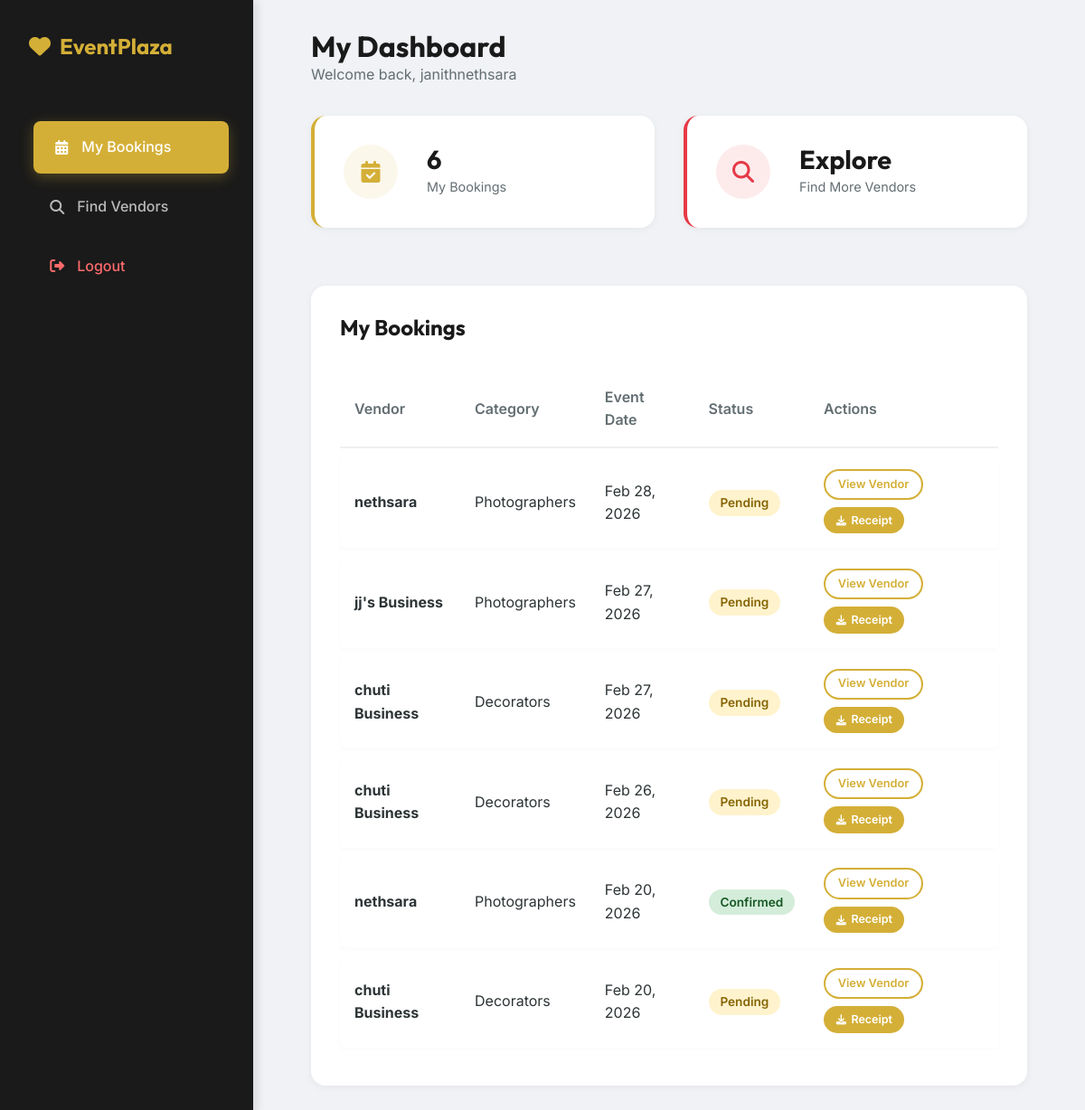
The page /user/dashboard.php (signed in) on the database its author committed.
### tables this page shows
CREATE TABLE `bookings` (
  `id` int(11) NOT NULL,
  `customer_id` int(11) NOT NULL,
  `vendor_id` int(11) NOT NULL,
  `event_date` date NOT NULL,
  `event_details` text DEFAULT NULL,
  `status` enum('pending','confirmed','completed','cancelled') DEFAULT 'pending',
  `total_price` decimal(10,2) DEFAULT NULL,
  `created_at` timestamp NOT NULL DEFAULT current_timestamp()
);

CREATE TABLE `vendors` (
  `id` int(11) NOT NULL,
  `user_id` int(11) NOT NULL,
  `category_id` int(11) NOT NULL,
  `business_name` varchar(100) NOT NULL,
  `description` text DEFAULT NULL,
  `price_range` varchar(50) DEFAULT NULL,
  `location` varchar(100) DEFAULT NULL,
  `profile_image` varchar(255) DEFAULT NULL,
  `is_verified` tinyint(1) DEFAULT 0,
  `availability_calendar` text DEFAULT NULL,
  `created_at` timestamp NOT NULL DEFAULT current_timestamp(),
  `phone` varchar(30) DEFAULT NULL,
  `website` varchar(255) DEFAULT NULL,
  `facebook` varchar(255) DEFAULT NULL,
  `instagram` varchar(255) DEFAULT NULL,
  `whatsapp` varchar(30) DEFAULT NULL,
  `years_exp` int(11) DEFAULT NULL,
  `events_done` int(11) DEFAULT NULL
);

CREATE TABLE `categories` (
  `id` int(11) NOT NULL,
  `name` varchar(100) NOT NULL,
  `image` varchar(255) DEFAULT NULL,
  `description` text DEFAULT NULL
);

### user/dashboard.php (the view, shortened to what this page needs)
<?php
include '../includes/db.php';
$user_id = $_SESSION['user_id'];
$stmt = $pdo->prepare("
    SELECT b.*, v.business_name, v.id as vendor_id, c.name as category_name
    FROM bookings b
    JOIN vendors v ON b.vendor_id = v.id
    JOIN categories c ON v.category_id = c.id
    WHERE b.customer_id = ?
    ORDER BY b.event_date DESC
");
$stmt->execute([$user_id]);
$bookings = $stmt->fetchAll();
?>
<!DOCTYPE html>
<html lang="en">
<head>
    <link rel="stylesheet" href="https://cdnjs.cloudflare.com/ajax/libs/font-awesome/6.4.0/css/all.min.css">
    <link rel="stylesheet" href="../assets/css/style.css">
</head>
<body>
<div class="dashboard-container">
    <aside class="sidebar">
        <div class="sidebar-header">
            <i class="fas fa-heart"></i> EventPlaza
        </div>
        <nav class="sidebar-nav">
            <a href="dashboard.php" class="active"><i class="fas fa-calendar-alt"></i> My Bookings</a>
            <a href="../search.php"><i class="fas fa-search"></i> Find Vendors</a>
            <a href="../logout.php" style="margin-top: auto; color: #ff6b6b;"><i class="fas fa-sign-out-alt"></i> Logout</a>
        </nav>
    </aside>
    <main class="main-content">
        <header class="dashboard-header fade-in">
            <div class="welcome-text">
                <h1>My Dashboard</h1>
                <p>Welcome back, <?= htmlspecialchars($_SESSION['username']) ?></p>
            </div>
        </header>
        <section class="stats-grid fade-in">
            <div class="stat-card">
                <div class="stat-icon"><i class="fas fa-calendar-check"></i></div>
                <div class="stat-info">
                    <h3><?= count($bookings) ?></h3>
                    <p>My Bookings</p>
                </div>
            </div>
            <div class="stat-card" style="border-left-color: var(--accent-color);">
                <div class="stat-icon" style="color: var(--accent-color); background: rgba(230, 57, 70, 0.1);"><i class="fas fa-search"></i></div>
                <div class="stat-info">
                    <h3>Explore</h3>
                    <p><a href="../search.php">Find More Vendors</a></p>
                </div>
            </div>
        </section>
        <div class="table-container fade-in">
            <h2 style="margin-bottom: 1.5rem; color: var(--secondary-color);">My Bookings</h2>
            <table>
                <thead>
                    <tr>
                        <th>Vendor</th>
                        <th>Category</th>
                        <th>Event Date</th>
                        <th>Status</th>
                        <th>Actions</th>
                    </tr>
                </thead>
                <tbody>
                    <?php if($bookings): ?>
                        <?php foreach($bookings as $booking): ?>
                            <tr>
                                <td><strong><?= htmlspecialchars($booking['business_name']) ?></strong></td>
                                <td><?= htmlspecialchars($booking['category_name']) ?></td>
                                <td><?= date('M j, Y', strtotime($booking['event_date'])) ?></td>
                                <td><span class="badge badge-<?= $booking['status'] ?>"><?= ucfirst($booking['status']) ?></span></td>
                                <td style="display:flex;gap:.5rem;flex-wrap:wrap;align-items:center;padding-top:.8rem;">
                                        <a href="../vendor_profile.php?id=<?= $booking['vendor_id'] ?>" class="btn btn-outline" style="padding: 0.3rem 0.85rem; font-size: 0.8rem; border-radius: 20px; white-space:nowrap;">View Vendor</a>
                                        <a href="../receipt.php?booking_id=<?= $booking['id'] ?>" target="_blank"
                                           style="display:inline-flex;align-items:center;gap:.35rem;padding:.3rem .85rem;background:var(--primary-color);color:#fff;font-size:.78rem;font-weight:600;border-radius:20px;text-decoration:none;white-space:nowrap;">
                                            <i class="fas fa-download" style="font-size:.7rem;"></i> Receipt
                                        </a>
                                    </td>
                            </tr>
                        <?php endforeach; ?>
                    <?php else: ?>
                        <tr><td colspan="5" style="text-align:center; padding: 2rem;">No bookings found. <a href="../search.php" style="color:var(--primary-color);">Browse Vendors</a></td></tr>
                    <?php endif; ?>
                </tbody>
            </table>
        </div>
    </main>
</div>
</body>
</html>

### assets/css/style.css (style rules this page uses)
:root { --primary-color: #D4AF37; --primary-dark: #B5952F; --secondary-color: #1A1A1A; --accent-color: #E63946; --background-color: #F8F9FA; --surface-color: #FFFFFF; --text-color: #2D3436; --text-light: #636E72; --white: #FFFFFF; --font-heading: 'Outfit', sans-serif; --font-body: 'Inter', sans-serif; --spacing-xs: 0.5rem; --spacing-sm: 1rem; --spacing-md: 2rem; --spacing-lg: 4rem; --spacing-xl: 8rem; --shadow-sm: 0 2px 8px rgba(0, 0, 0, 0.05); --shadow-md: 0 8px 16px rgba(0, 0, 0, 0.1); --shadow-lg: 0 16px 32px rgba(0, 0, 0, 0.15); --radius-sm: 8px; --radius-md: 16px; --radius-lg: 24px; --transition: all 0.3s cubic-bezier(0.25, 0.8, 0.25, 1); }
* { margin: 0; padding: 0; box-sizing: border-box; }
body { font-family: var(--font-body); background-color: var(--background-color); color: var(--text-color); line-height: 1.6; overflow-x: hidden; }
h1, h2, h3, h4, h5, h6 { font-family: var(--font-heading); color: var(--secondary-color); line-height: 1.2; }
a { text-decoration: none; color: inherit; transition: var(--transition); }
.btn { display: inline-block; padding: 0.8rem 1.8rem; border-radius: 50px; font-weight: 600; font-size: 1rem; cursor: pointer; border: none; transition: var(--transition); text-align: center; }
.btn-outline { border: 2px solid var(--primary-color); color: var(--primary-color); background: transparent; }
.dashboard-container { display: flex; min-height: 100vh; background-color: #f0f2f5; }
.sidebar { width: 280px; background: var(--secondary-color); color: var(--white); display: flex; flex-direction: column; padding: var(--spacing-md); transition: var(--transition); position: relative; box-shadow: 4px 0 10px rgba(0, 0, 0, 0.1); }
.sidebar-header { font-family: var(--font-heading); font-size: 1.5rem; font-weight: 700; margin-bottom: var(--spacing-lg); color: var(--primary-color); display: flex; align-items: center; gap: 10px; }
.sidebar-nav a { display: flex; align-items: center; padding: 1rem 1.2rem; color: rgba(255, 255, 255, 0.7); border-radius: var(--radius-sm); margin-bottom: 0.5rem; font-weight: 500; transition: var(--transition); }
.sidebar-nav a i { width: 24px; margin-right: 10px; text-align: center; }
.sidebar-nav a:hover, .sidebar-nav a.active { background: rgba(255, 255, 255, 0.1); color: var(--white); transform: translateX(5px); }
.sidebar-nav a.active { background: var(--primary-color); color: var(--white); box-shadow: 0 4px 15px rgba(212, 175, 55, 0.3); }
.main-content { flex: 1; padding: var(--spacing-md) var(--spacing-lg); overflow-y: auto; }
.dashboard-header { display: flex; justify-content: space-between; align-items: center; margin-bottom: var(--spacing-md); }
.welcome-text h1 { font-size: 2rem; color: var(--secondary-color); }
.welcome-text p { color: var(--text-light); }
.stats-grid { display: grid; grid-template-columns: repeat(auto-fit, minmax(240px, 1fr)); gap: var(--spacing-md); margin-bottom: var(--spacing-lg); }
.stat-card { background: var(--white); padding: var(--spacing-md); border-radius: var(--radius-md); box-shadow: var(--shadow-sm); display: flex; align-items: center; gap: var(--spacing-md); border-left: 4px solid var(--primary-color); }
.stat-icon { width: 60px; height: 60px; background: rgba(212, 175, 55, 0.1); border-radius: 50%; display: flex; align-items: center; justify-content: center; font-size: 1.5rem; color: var(--primary-color); }
.stat-info h3 { font-size: 1.8rem; margin-bottom: 0; line-height: 1; }
.stat-info p { color: var(--text-light); font-size: 0.9rem; margin-top: 5px; }
.table-container { background: var(--white); border-radius: var(--radius-md); box-shadow: var(--shadow-sm); padding: var(--spacing-md); overflow-x: auto; }
table { width: 100%; border-collapse: separate; border-spacing: 0 10px; }
thead th { text-align: left; padding: 1rem; color: var(--text-light); font-weight: 600; border-bottom: 2px solid #f0f0f0; }
tbody tr { background: #fff; box-shadow: 0 2px 5px rgba(0, 0, 0, 0.02); transition: var(--transition); }
tbody td { padding: 1rem; vertical-align: middle; }
tbody td:first-child { border-radius: var(--radius-sm) 0 0 var(--radius-sm); }
tbody td:last-child { border-radius: 0 var(--radius-sm) var(--radius-sm) 0; }
.badge { padding: 0.4rem 0.8rem; border-radius: 20px; font-size: 0.85rem; font-weight: 600; }
.badge-pending { background: #fff3cd; color: #856404; }
.badge-confirmed { background: #d4edda; color: #155724; }

### rows shown on the page
bookings: vendor.business_name "nethsara", categories.name "Photographers", event_date "Feb 28, 2026", status "Pending"
bookings: vendor.business_name "jj's Business", categories.name "Photographers", event_date "Feb 27, 2026", status "Pending"
bookings: vendor.business_name "chuti Business", categories.name "Decorators", event_date "Feb 27, 2026", status "Pending"
bookings: vendor.business_name "chuti Business", categories.name "Decorators", event_date "Feb 26, 2026", status "Pending"
bookings: vendor.business_name "nethsara", categories.name "Photographers", event_date "Feb 20, 2026", status "Confirmed"
bookings: vendor.business_name "chuti Business", categories.name "Decorators", event_date "Feb 20, 2026", status "Pending"

### other values the page prints
$_SESSION['username'] "janithnethsara"
count($bookings) "6"
